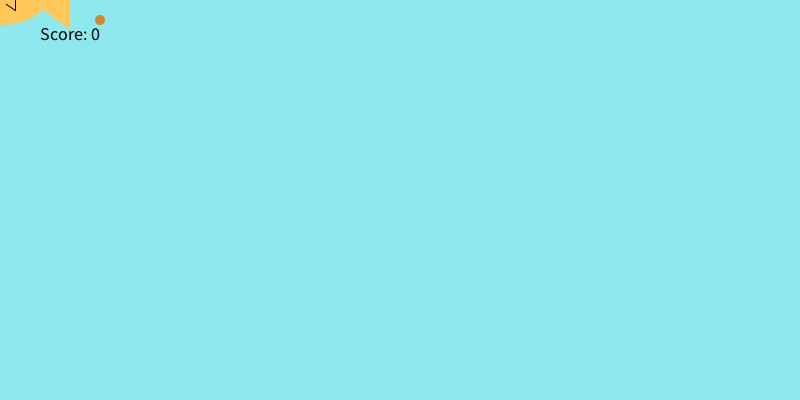
Frame 1 (no input)
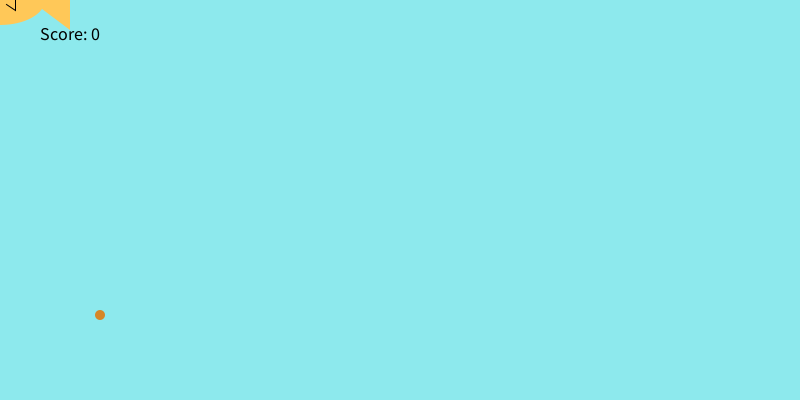
Frame 60 (the mouse pressed at the canvas centre just before this capture)
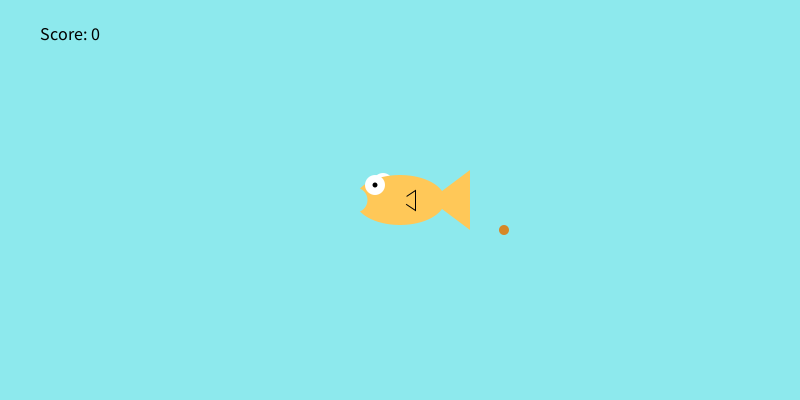
Frame 120 (the mouse held since frame 60 and released just before this capture)

The Processing sketch that drew these frames (run headless with seeded random() and noise(); from frame 60 on, the mouse is pressed at the canvas centre):

// Processing sketch: fishfeeder
// ── fishfeeder.pde
int foodX=100;
int foodY=20;
int score=0;
void setup(){
size(800,400);
}

void draw(){
background(141,233,237);
fill(0,0,0);
  textSize(18);
  text("Score: "+ score ,40,40);
drawFish();
checkCatch(foodX,foodY);
fill(#D68727);
noStroke();
ellipse(foodX,foodY,10,10);
foodY+=5;
if(foodY>height){
  foodY=20;
  foodX = (int) random(width-20);
}
}
void drawFish(){
  noStroke();
  fill(255,255,255);
  ellipse(mouseX-17,mouseY-17,20,20); //back side eye
  fill(255,200,88);
  ellipse(mouseX,mouseY,90,50); //body
  triangle(mouseX+30,mouseY,mouseX+70,mouseY+30,mouseX+70,mouseY-30);//tail
  stroke(0);
  triangle(mouseX,mouseY,mouseX+15,mouseY+10,mouseX+15,mouseY-10); //side fin
     noStroke();
     fill(255,200,88);
     ellipse(mouseX,mouseY,15,15); //side fin cover
     noStroke();
     fill(255,255,255);
     ellipse(mouseX-25,mouseY-15,20,20); //front eye
     fill(0,0,0);
     ellipse(mouseX-25,mouseY-15,5,5); //pupil
     fill(141,233,237);
     ellipse(mouseX-45,mouseY,25,25); //mouth
}
void checkCatch(int x, int y){
     if(x > mouseX && x < mouseX+70){
          if(y > mouseY-17 && y < mouseY+30){
               score++;
               foodY = 20; //if the food was eaten, make more food fall from the top
               foodX = (int) random(width-20);
          }
     }
     else if (foodY > height && score > 0){
          score--;
     }
}
